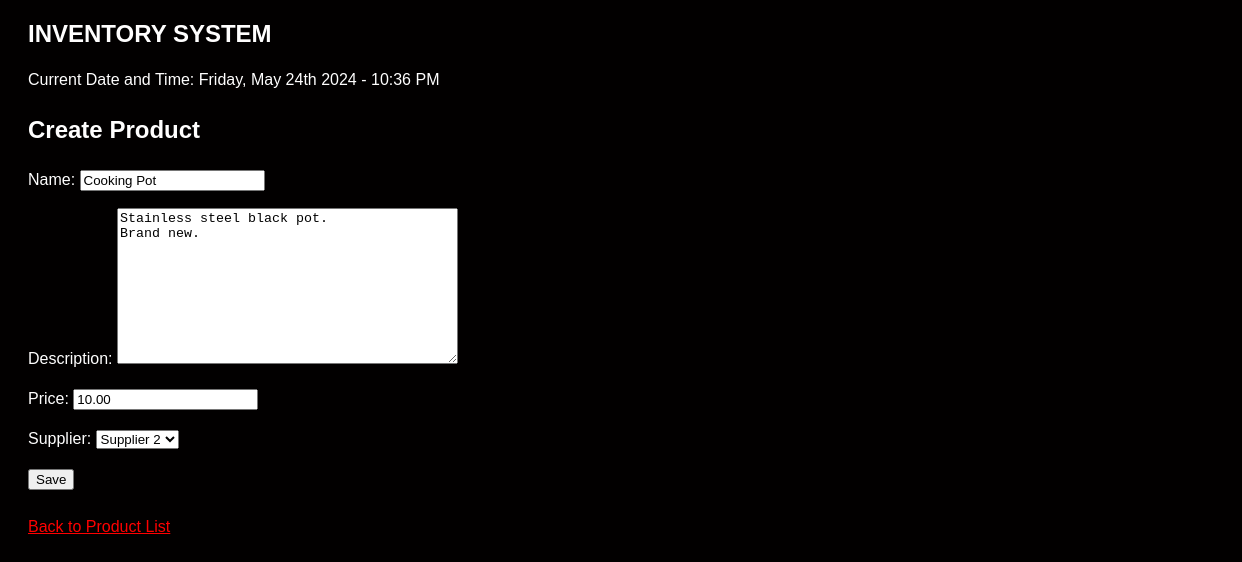
The app's page /products/1/update/ with its own data.
### inventory/models.py (models this page shows, shortened)
class Product(models.Model):
    name = models.CharField(max_length=100)
    description = models.TextField()
    price = models.DecimalField(max_digits=10, decimal_places=2)
    supplier = models.ForeignKey(Supplier, on_delete=models.CASCADE)

class Supplier(models.Model):
    name = models.CharField(max_length=100)
    contact_info = models.TextField()
    def __str__(self):
        return self.name

### inventory/views.py (the view)
# urls.py: path('products/<int:pk>/update/', views.update_product, name='update_product'),
def update_product(request, pk):
    product = get_object_or_404(Product, pk=pk)
    if request.method == 'POST':
        form = ProductForm(request.POST, instance=product)
        if form.is_valid():
            form.save()
            return redirect('product_list')
    else:
        form = ProductForm(instance=product)
    return render(request, 'inventory/product_form.html', {'form': form})

### inventory/forms.py
class ProductForm(forms.ModelForm):
    class Meta:
        model = Product
        fields = ['name', 'description', 'price', 'supplier']

### inventory/templates/inventory/product_form.html (shortened to what this page needs)
{% extends 'inventory/base.html' %}
{% block content %}
    <h2>Create Product</h2>
    <form method="post">
        {{ form.as_p }}
        <button type="submit">Save</button>
    </form>
    <br>
    <a href="{% url 'product_list' %}">Back to Product List</a>
{% endblock %}

### inventory/static/css/styles.css (style rules this page uses)
body { font-family: 'Arial', sans-serif; font-size: 16px; line-height: 1.5; text-align: left; }
body { background-color: #020000; color: #fffefe; }
a { color: #ff0000; }
.shake { animation: shake 0.09s; }

### records on screen
Product: name "Cooking Pot", description "Stainless steel black pot. Brand new.", price "10.00", supplier "Supplier 2"
